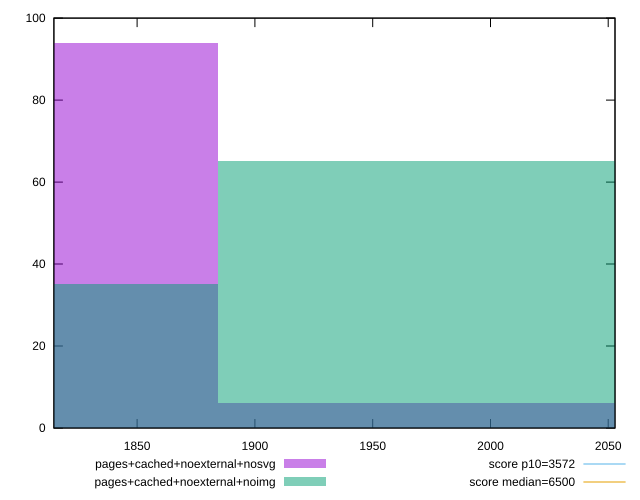

This chart was generated by the following gnuplot code:
reset

$pagesCachedNoexternalNosvg <<EOF
1773.3942720478778 94
1995.0685560538625 6
EOF

$pagesCachedNoexternalNoimg <<EOF
1773.3942720478778 35
1995.0685560538625 65
EOF

set key outside below
set boxwidth 221.67428400598473
set xrange [1814.6572999999999:2052.8760500000003]
set yrange [0:100]
set style fill transparent solid 0.5 noborder

set parametric
set terminal svg size 640, 500 enhanced background rgb 'white'
set output "report_00007_2020-12-11T15:55:29.892Z/first-cpu-idle/comparison/histogram/7_vs_8.svg"

plot $pagesCachedNoexternalNosvg title "pages+cached+noexternal+nosvg" with boxes, \
     $pagesCachedNoexternalNoimg title "pages+cached+noexternal+noimg" with boxes, \
     3572,t title "score p10=3572", \
     6500,t title "score median=6500"

reset
